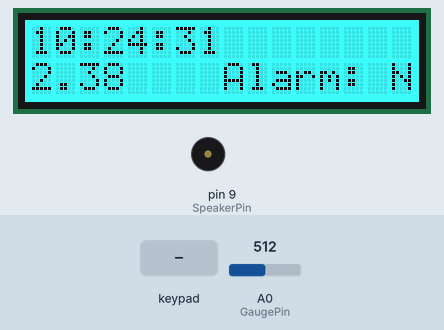
A sketch run on a simulated Arduino Uno, built with avr-gcc and run on an emulated ATmega328P. Parts: 16×2 character LCD, buzzer (waves = sounding). Inputs (shaded band) come from the test bench; at power-on: A0 (GaugePin) = 512. The local clock reads 2024-03-15 10:24:30 at power-on unless the sketch sets it; what the sketch prints to the serial monitor is not drawn.

Above: at 1.2 s.
1.3 s: key 'L' pressed
At 2.5 s:
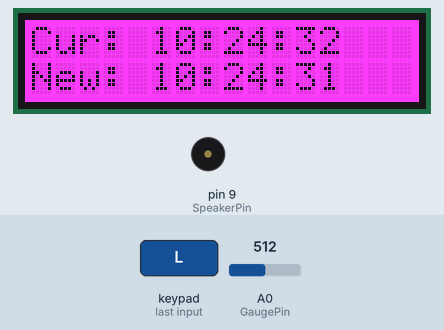
4.3 s: key 'D' pressed
At 4.7 s:
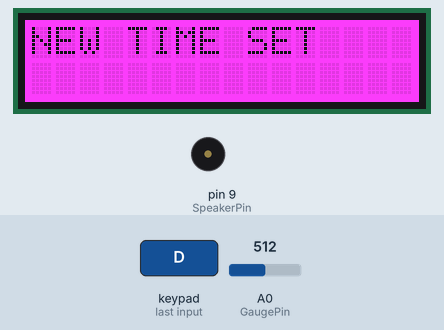
6.3 s: key 'U' pressed
At 6.45 s:
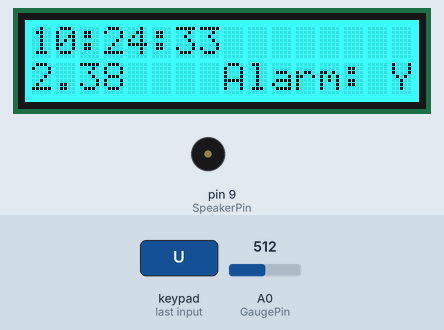
8.0 s: key 'R' pressed
At 8.6 s:
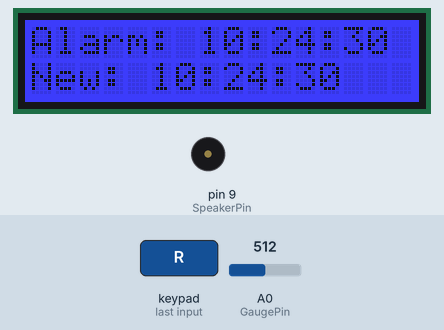
9.7 s: key 'D' pressed
At 10.1 s:
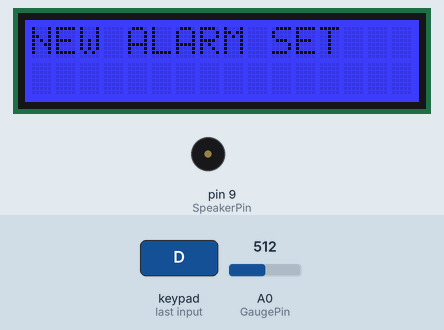
11.7 s: key 'S' pressed
At 12.8 s:
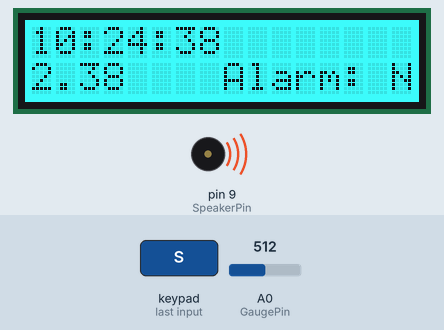
Timing chart, 0 to 14.9 s (numbered marks = the images above; inputs shaded):
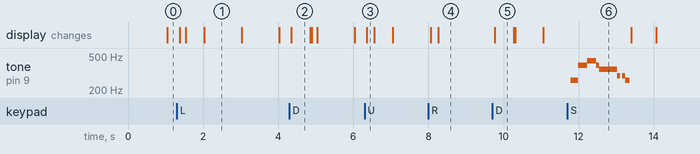

The sketch:

goodmorningmat.ino
```cpp
// Date and time functions using a DS1307 RTC connected via I2C and Wire lib
#include <Wire.h>
#include "RTClib.h"
#include <utility/Adafruit_MCP23017.h>
#include <Adafruit_RGBLCDShield.h>

#define RED 0x1
#define YELLOW 0x3
#define GREEN 0x2
#define TEAL 0x6
#define BLUE 0x4
#define VIOLET 0x5
#define WHITE 0x7

#define TRIGGERVOLTS 0.2

#define GaugePin A0
#define SpeakerPin 9

Adafruit_RGBLCDShield lcd = Adafruit_RGBLCDShield();
RTC_DS1307 rtc;

int length = 15; // the number of notes
char notes[] = "ccggaagffeeddc"; // a space represents a rest
int beats[] = { 1, 1, 1, 1, 1, 1, 1, 1, 1, 1, 1, 1, 1, 1 };
int tempo = 75;

unsigned long lastInput = 0; // Last button press, for timeout.
float sensorValue = 0;
float sensorVolts = 0;
bool alarming = false;
bool alarmOn = false;
// Methods hour() and minute() may not work if alarmTime is not initialized
DateTime alarmTime; // 0 hrs 0 minutes
DateTime now;

// States for state machine:
enum alarmClockStates {MAIN_DISPLAY = 0, SET_TIME, SET_ALARM};
alarmClockStates acState = MAIN_DISPLAY;

// Function prototypes
void MainDisplay();
void SetTime();
void SetAlarm();
void DisplayTime(int, int, DateTime);
float ReadGauge(void);
uint8_t ReadButtons(void);
void MakeNoise(void);
bool CheckAlarm(void);


void setup () {

  Serial.begin(57600); // Debug info here.
  lcd.begin(16, 2);
  pinMode(SpeakerPin, OUTPUT);
  alarmTime = rtc.now();
  //rtc.adjust(DateTime(F(__DATE__), F(__TIME__)));

  if (! rtc.begin()) {
    lcd.print("Couldn't find RTC");
    while (1);
  }

  if (! rtc.isrunning()) {
    Serial.println("RTC is NOT running!");

  }

}

void loop () {
  now = rtc.now();
  ReadGauge();

  if( !alarming ){
    alarming = CheckAlarm(); // Checks the current time (hours/minutes) against the alarm time, sets alarming to true if they're equivalent.
  }

  switch(acState) {
    case MAIN_DISPLAY:
      MainDisplay();
      break;
    case SET_TIME:
      SetTime();
      break;
    case SET_ALARM:
      SetAlarm();
      break;
  }


  if( alarming ) {
    MakeNoise();
  }
  if ( ReadGauge() >= TRIGGERVOLTS ) {
    alarming = 0;
    alarmOn = false;
  }

  //delay(250);
}

void MainDisplay(){
  uint8_t buttons = ReadButtons();
  DisplayTime(0, 0, now);
  lcd.setBacklight(TEAL);
  lcd.setCursor(0, 1);
  lcd.print(sensorVolts);
  lcd.setCursor(8, 1);
  lcd.print("Alarm: ");
  if(buttons & BUTTON_UP){
    alarmOn = !alarmOn;
  }
  if(alarmOn){
    lcd.print("Y");
  } else {
    lcd.print("N");
    alarming = false;
  }

  if(buttons & BUTTON_RIGHT){
    acState = SET_TIME;
    lcd.clear();
  }
  if(buttons & BUTTON_LEFT){
    acState = SET_ALARM;
    lcd.clear();
  }
  if(buttons & BUTTON_SELECT) {
    for (int i = 0; i < length; i++) {
    if (notes[i] == ' ') {
      delay(beats[i] * tempo); // rest
    } else {
      playNote(notes[i], beats[i] * tempo);
    }

    // pause between notes
    delay(tempo / 2);
    }
  }
}

void SetTime() {

  boolean bEditHours = 1; // 0 if editing minutes
  boolean canChangeTime = true;
  unsigned long lastTimeChange;
  DateTime newTime = rtc.now();
  lcd.setBacklight(VIOLET);


  uint8_t buttons = 0;
  while(true){
    buttons = ReadButtons();
    lcd.setCursor(0, 0);
    lcd.print("Cur: ");
    DisplayTime(5, 0, rtc.now());
    lcd.setCursor(0, 1);
    lcd.print("New: ");
    DisplayTime(5, 1, newTime);

    if (millis() - lastTimeChange > 250){
     canChangeTime = true;
    }

    if(buttons & BUTTON_SELECT){
      bEditHours = !bEditHours;
    }

    if(buttons & BUTTON_UP){
      if ( bEditHours ) {
        if(canChangeTime){
          newTime = newTime + 3600; // operator+ adds seconds to DateTime object
          canChangeTime = false;
          lastTimeChange = millis();
        }
      } else {
        if(canChangeTime){
          newTime = newTime + 60;
          canChangeTime = false;
          lastTimeChange = millis();
        }
      }
     }
     if(buttons & BUTTON_DOWN){
       rtc.adjust(newTime);
       acState = MAIN_DISPLAY;
       lcd.clear();
       lcd.setCursor(0,0);
       lcd.print("NEW TIME SET");
       delay(500);
       lcd.clear();
       return;
     }
     if(buttons & BUTTON_RIGHT){
       acState = SET_ALARM;
       lcd.clear();
       return;
     }
     if(buttons & BUTTON_LEFT){
       acState = MAIN_DISPLAY;
       lcd.clear();
       return;
     }
     if( (millis() - lastInput) > 3000){
       acState = MAIN_DISPLAY;
       lcd.clear();
       return;
     }
  }
}

void SetAlarm(){
  boolean bEditHours = 1; // 0 if editing minutes
  boolean canChangeTime = true;
  unsigned long lastTimeChange;
  DateTime newAlarm = alarmTime;
  lcd.setBacklight(BLUE);
  uint8_t buttons = ReadButtons();

  while(true){
    buttons = ReadButtons();
    lcd.setCursor(0, 0);
    lcd.print("Alarm: ");
    DisplayTime(7, 0, alarmTime);
    lcd.setCursor(0, 1);
    lcd.print("New: ");
    DisplayTime(5, 1, newAlarm);

    if (millis() - lastTimeChange > 250){
     canChangeTime = true;
    }

    if(buttons & BUTTON_SELECT){
      bEditHours = !bEditHours;
    }

    if(buttons & BUTTON_UP){
      if ( bEditHours ) {
        if(canChangeTime){
          newAlarm = newAlarm + 3600; // operator+ adds seconds to DateTime object
          canChangeTime = false;
          lastTimeChange = millis();
        }
      } else {
        if(canChangeTime){
          newAlarm = newAlarm + 60;
          canChangeTime = false;
          lastTimeChange = millis();
        }
      }
     }
     if(buttons & BUTTON_DOWN){
       alarmTime = newAlarm;
       acState = MAIN_DISPLAY;
       lcd.clear();
       lcd.setCursor(0,0);
       lcd.print("NEW ALARM SET");
       delay(500);
       lcd.clear();
       return;
     }
     if( (millis() - lastInput) > 3000 ){
        acState = MAIN_DISPLAY;
        lcd.clear();
        return;
     }
     if(buttons & BUTTON_RIGHT){
        acState = MAIN_DISPLAY;
        lcd.clear();
        return;
     }
     if(buttons & BUTTON_LEFT){
        acState = SET_TIME;
        lcd.clear();
        return;
     }
  }
}


void DisplayTime(int column, int line, DateTime time) {

  lcd.setCursor(column, line);
  if(time.hour() < 10){
   lcd.print(0);
  }
  lcd.print(time.hour(), DEC );
  lcd.print(":");
  if(time.minute() < 10){
   lcd.print(0);
  }
  lcd.print(time.minute(), DEC );
  lcd.print(":");
  if(time.second() < 10){
   lcd.print(0);
  }
  lcd.print(time.second(), DEC);

}

float ReadGauge() {
    sensorValue = analogRead(GaugePin);
    Serial.print("The sensor value is: ");
    Serial.println(sensorValue);
    sensorVolts = sensorValue * (4.76 / 1023.0);
    Serial.print("The sensor voltage is: ");
    Serial.println(sensorVolts);

    return sensorVolts;
}

uint8_t ReadButtons() {
  uint8_t buttons = lcd.readButtons();
  if (buttons != 0) {
    lastInput = millis();
  }
  return buttons;
}

bool CheckAlarm(){
  Serial.print("Alarming: ");
  Serial.println(alarmOn && (rtc.now().hour() == alarmTime.hour() && rtc.now().minute() == alarmTime.minute()));
  return alarmOn && (rtc.now().hour() == alarmTime.hour() && rtc.now().minute() == alarmTime.minute());
}

void MakeNoise(){
  lcd.setBacklight(RED);
  //delay(100);
  lcd.setBacklight(GREEN);

  //make noise.
  unsigned i = (millis() / 500) % length; // get index based on current time
  playNote(notes[i], beats[i] * tempo);


}


void playTone(int tone, int duration) {
  for (long i = 0; i < duration * 1000L; i += tone * 2) {
    digitalWrite(SpeakerPin, HIGH);
    delayMicroseconds(tone);
    digitalWrite(SpeakerPin, LOW);
    delayMicroseconds(tone);
  }
}

void playNote(char note, int duration) {
  char names[] = { 'c', 'd', 'e', 'f', 'g', 'a', 'b', 'C' };
  int tones[] = { 1915, 1700, 1519, 1432, 1275, 1136, 1014, 956 };

  // play the tone corresponding to the note name
  for (int i = 0; i < 8; i++) {
    if (names[i] == note) {
      playTone(tones[i], duration);
    }
  }
}
```

Measured:
- after the input at 1.3 s, the display: first changes after 0.08 s (image 1 shows a later state)
- after the input at 4.3 s, the display: changes after 0.05 s (image 2)
- after the input at 6.3 s, the display: changes after 0.06 s (image 3)
- after the input at 8.0 s, the display: first changes after 0.06 s (image 4 shows a later state)
- after the input at 9.7 s, the display: changes after 0.07 s (image 5)
- after the input at 11.7 s, tone on pin 9 (SpeakerPin): plays 260 Hz for 0.20 s, 391 Hz for 0.24 s, 438 Hz for 0.24 s, 391 Hz for 0.08 s, 348 Hz for 0.48 s, 293 Hz for 0.08 s … (8 notes in this stretch), starting after 0.09 s
- what the display in image 1 shows lasts 1.0 s, from 2.0 s to 3.0 s
